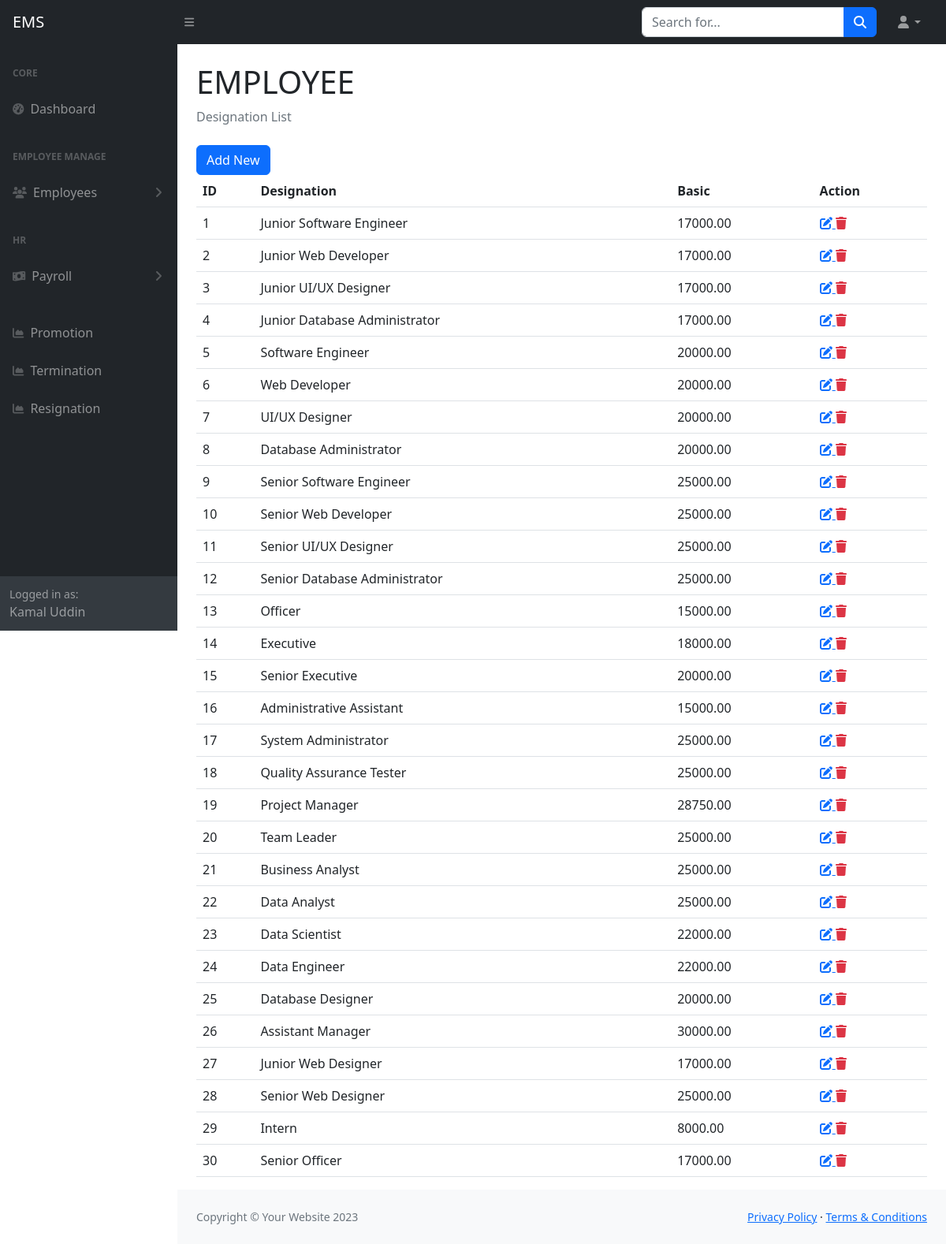
The app's page /designation_list.php (signed in) with its own data.
### tables this page shows
CREATE TABLE `tbl_designations` (
  `id` int(11) NOT NULL,
  `designation` varchar(255) NOT NULL,
  `basic` double(8,2) DEFAULT NULL,
  `created_at` datetime NOT NULL,
  `created_by` varchar(255) NOT NULL,
  `updated_at` datetime NOT NULL,
  `updated_by` varchar(255) NOT NULL,
  `deleted_at` datetime DEFAULT NULL
);

### include/settings.php (called while the page is built)
<?php
    $base_url="http://localhost/employee/";
    require_once('class/crud.php');
    $mysqli=new crud;
?>

### class/crud.php (called while the page is built, shortened)
<?php
    class crud{
        private $host='localhost';
        private $user='root';
        private $password='';
        private $database='employee';
        private $connection;
        public function __construct(){
            $this->connection=new mysqli($this->host,$this->user,$this->password,$this->database);
        }
        public function common_select($table,$fields='*',$condition=false,$sort_field=false,$sort='ASC'){
            $result=array();
            $error=false;
            $sql="select $fields from $table where deleted_at is null ";
            $rs=$this->connection->query($sql);
            if($rs){
                if($rs->num_rows > 0){
                    while($r=$rs->fetch_object()){
                        array_push($result,$r);
                    }
                }
            }else{
                $error=$this->connection->error;
            }
            $return = array('data'=>$result,'error'=>$error);
            return $return;
        }
    }
?>

### designation_list.php (the view)
<?php require_once('include/header.php') ?>
<?php require_once('include/sidebar.php') ?>
<div class="container-fluid px-4">
    <h1 class="mt-4">EMPLOYEE</h1>
    <ol class="breadcrumb mb-4">
        <li class="breadcrumb-item active">Designation List</li>
    </ol>
    <a href="<?= $base_url?>designation_create.php" class="btn btn-primary">Add New</a>
    <table class="table">
        <tr>
            <th>ID</th>
            <th>Designation</th>
            <th>Basic</th>
            <th>Action</th>
        </tr>
        <?php
                  $data=$mysqli->common_select('tbl_designations');
               if(!$data['error']){
                    foreach($data['data'] as $d){
                ?>
        <tr>
            <td><?= $d->id ?></td>
            <td><?= $d->designation ?></td>
            <td><?= $d->basic ?></td>
            <td>
                <a title="Update" href="<?= $base_url?>designation_edit.php?id=<?= $d->id ?>">
                            <i class="fa fa-edit"></i>
                </a>
                <a title="Delete" class="text-danger" href="designation_delete.php?id=<?= $d->id ?>">
                            <i class="fa fa-trash"></i>
                </a>
            </td>
        </tr>
        <?php
        }
                  }
                  ?>
    </table>
</div>
<?php require_once('include/footer.php') ?>

### records on screen
tbl_designations: id "1", designation "Junior Software Engineer", basic "17000.00"
tbl_designations: id "2", designation "Junior Web Developer", basic "17000.00"
tbl_designations: id "3", designation "Junior UI/UX Designer", basic "17000.00"
tbl_designations: id "4", designation "Junior Database Administrator", basic "17000.00"
tbl_designations: id "5", designation "Software Engineer", basic "20000.00"
tbl_designations: id "6", designation "Web Developer", basic "20000.00"
tbl_designations: id "7", designation "UI/UX Designer", basic "20000.00"
tbl_designations: id "8", designation "Database Administrator", basic "20000.00"
tbl_designations: id "9", designation "Senior Software Engineer", basic "25000.00"
tbl_designations: id "10", designation "Senior Web Developer", basic "25000.00"
tbl_designations: id "11", designation "Senior UI/UX Designer", basic "25000.00"
tbl_designations: id "12", designation "Senior Database Administrator", basic "25000.00"
tbl_designations: id "13", designation "Officer", basic "15000.00"
tbl_designations: id "14", designation "Executive", basic "18000.00"
tbl_designations: id "15", designation "Senior Executive", basic "20000.00"
tbl_designations: id "16", designation "Administrative Assistant", basic "15000.00"
tbl_designations: id "17", designation "System Administrator", basic "25000.00"
tbl_designations: id "18", designation "Quality Assurance Tester", basic "25000.00"
tbl_designations: id "19", designation "Project Manager", basic "28750.00"
tbl_designations: id "20", designation "Team Leader", basic "25000.00"
tbl_designations: id "21", designation "Business Analyst", basic "25000.00"
tbl_designations: id "22", designation "Data Analyst", basic "25000.00"
tbl_designations: id "23", designation "Data Scientist", basic "22000.00"
tbl_designations: id "24", designation "Data Engineer", basic "22000.00"
tbl_designations: id "25", designation "Database Designer", basic "20000.00"
tbl_designations: id "26", designation "Assistant Manager", basic "30000.00"
tbl_designations: id "27", designation "Junior Web Designer", basic "17000.00"
tbl_designations: id "28", designation "Senior Web Designer", basic "25000.00"
tbl_designations: id "29", designation "Intern", basic "8000.00"
tbl_designations: id "30", designation "Senior Officer", basic "17000.00"

### other values on screen
$_SESSION['username'] "Kamal Uddin"
